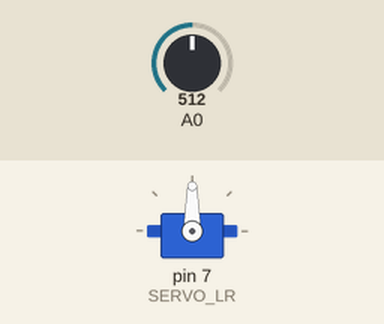
Bench run of a sketch on a simulated Arduino Uno, built with avr-gcc and run on an emulated ATmega328P. Shown: servo. The test bench sets the inputs (shaded band); at power-on: A0 = 512. What the sketch prints to the serial monitor is not drawn.

Above: at 1.2 s.
1.3 s: A0 set to 716
At 2.2 s:
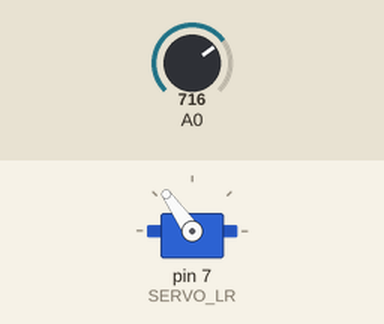
2.8 s: A0 set to 900
At 3.4 s:
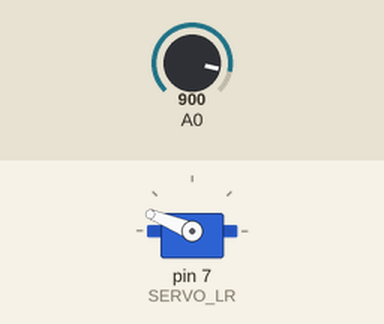
4.3 s: A0 set to 1023
At 5.5 s:
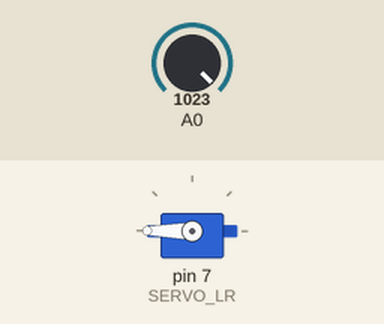
5.8 s: A0 set to 306
At 6.9 s:
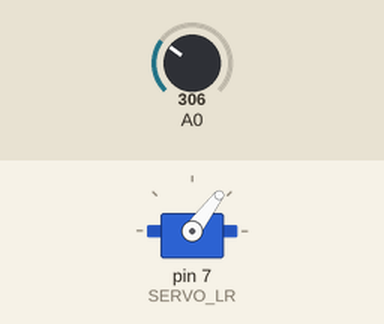
7.3 s: A0 set to 122
At 7.9 s:
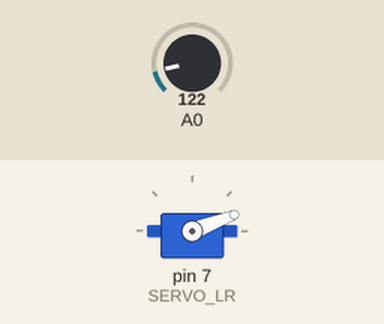
8.8 s: A0 set to 0
At 10.2 s:
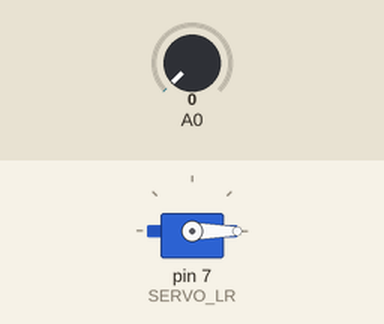
Timing chart, 0 to 11.3 s (numbered marks = the images above; inputs shaded):
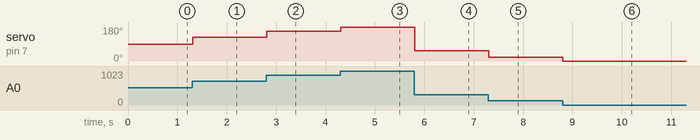

The sketch:

servo.ino
```cpp
#include <Servo.h>


const int SERVO_LR = 7;

/* Consigns */
int lr;

/* Servo motors */
Servo servo_lr;

/* Setup the PWMs output */
void setup_pwm_outputs()
{
  servo_lr.attach(SERVO_LR);
}

void setup()
{
  /* PWMs set up */
  setup_pwm_outputs();

  /* Init consigns */
  lr = 0;

  Serial.begin(9600);
}

void loop()
{

    lr = map(analogRead(A0), 0, 1023, 0, 180);
    Serial.println(lr);
    servo_lr.write(lr);

    /*
    lr++;
    if(lr >= 180)
    {
      lr = 0;
    }
    delay(100);
    */
}
```

Measured:
- after the input at 1.3 s, servo on pin 7 (SERVO_LR): 90° → 125° at once
- after the input at 2.8 s, servo on pin 7 (SERVO_LR): 125° → 158° at once
- after the input at 4.3 s, servo on pin 7 (SERVO_LR): 158° → 180° at once
- after the input at 5.8 s, servo on pin 7 (SERVO_LR): 180° → 53° at once
- after the input at 7.3 s, servo on pin 7 (SERVO_LR): 53° → 21° at once
- after the input at 8.8 s, servo on pin 7 (SERVO_LR): 21° → 0° at once
